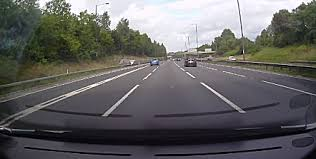
#> input picture 2-Image Processing techniques/img/freeway.jpg, 316 x 159 px
$ jupyter execute 8-Hough.ipynb   (text cells are left out)
#> lines starting #> are read from the running program, lines starting #| are printed output that depends on the picture; after the words box and inside, x2 and y2 are one past the last pixel; in counts of white or black regions, pixels touching at a corner belong together; pictures that were not available may be replaced by others from this repository, and a replacement may not be noted
[cell 1]
import cv2
import numpy as np

# Cargar la imagen
image = cv2.imread('img/freeway.jpg')
#> image is the input picture: shape (159, 316, 3); mean B, G, R 98, 98.4, 99.1
# image = cv2.imread('img/board.jpg')
gray = cv2.cvtColor(image, cv2.COLOR_BGR2GRAY)

# Aplicar desenfoque para reducir el ruido
blurred = cv2.GaussianBlur(gray, (5, 5), 0)

# Detección de bordes con Canny
edges = cv2.Canny(blurred, 50, 100)
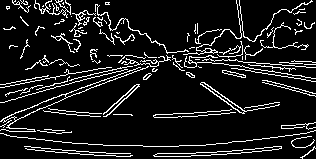
#> edges: shape (159, 316); 10.7% white in thin lines or dots

# Aplicar la transformada de Hough para la detección de líneas
lines = cv2.HoughLinesP(edges, rho=1, theta=np.pi/180, threshold=100, minLineLength=100, maxLineGap=10)
#> lines = [[15, 112, 194, 47], [0, 87, 106, 67], [55, 102, 172, 57], [53, 84, 156, 60]]
# lines = cv2.HoughLinesP(edges, rho=1, theta=np.pi/180, threshold=1, minLineLength=1, maxLineGap=1)

# Dibujar las líneas detectadas
if lines is not None:
    for line in lines:
        print(line)
        x1, y1, x2, y2 = line[0]
        cv2.line(image, (x1, y1), (x2, y2), (0, 255, 0), 2)
#> this loop made 4 passes
#| [[ 15 112 194  47]]
#| [[  0  87 106  67]]
#| [[ 55 102 172  57]]
#| [[ 53  84 156  60]]
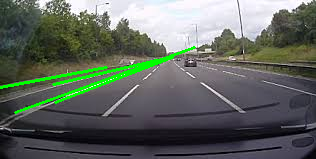
#> image: shape (159, 316, 3); 2.89% of pixels changed, all inside (x1, y1, x2, y2) = (0, 46, 196, 114)

# Mostrar la imagen con las líneas detectadas
cv2.imshow("Edges", edges)
cv2.imshow("Líneas detectadas", image)
cv2.waitKey(0)
cv2.destroyAllWindows()

[cell 2]
import cv2
import numpy as np

# Iniciar la captura de video desde la cámara
cap = cv2.VideoCapture(0)

while True:
    # Leer el frame de la cámara
    ret, frame = cap.read()
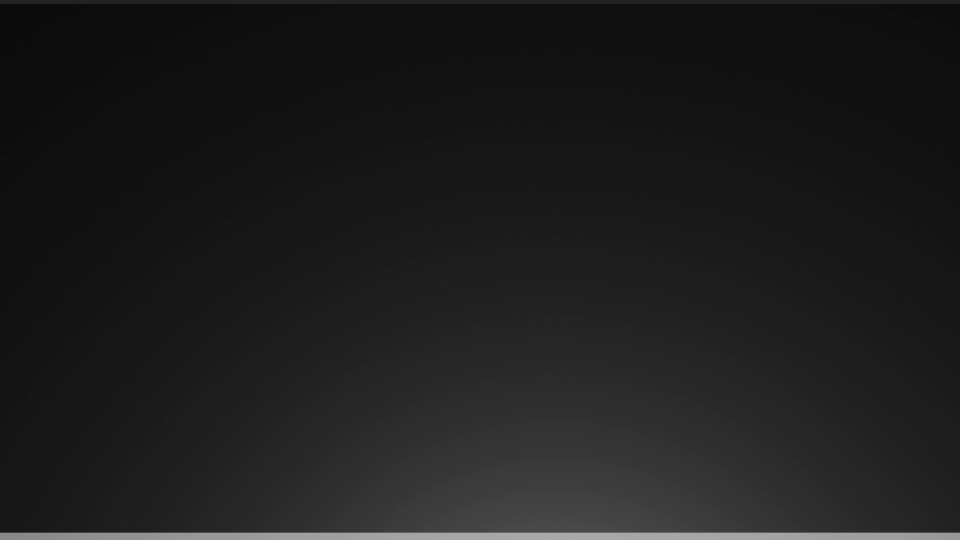
#> input picture frame 25 of 2-Image Processing techniques/img/Conveyor Belt Top.mp4, 1920 x 1080 px, given in place of the camera (shown at 1/2 size)
#> frame is the input picture: shape (1080, 1920, 3); min 9, max 170, mean 29.5
    if not ret:
        break

    # Convertir el frame a escala de grises
    gray = cv2.cvtColor(frame, cv2.COLOR_BGR2GRAY)
#> gray: shape (1080, 1920)

    # Aplicar desenfoque para reducir el ruido
    blurred = cv2.GaussianBlur(gray, (5, 5), 0)
#> blurred: shape (1080, 1920)

    # Detección de bordes con Canny
    edges = cv2.Canny(blurred, 50, 150)
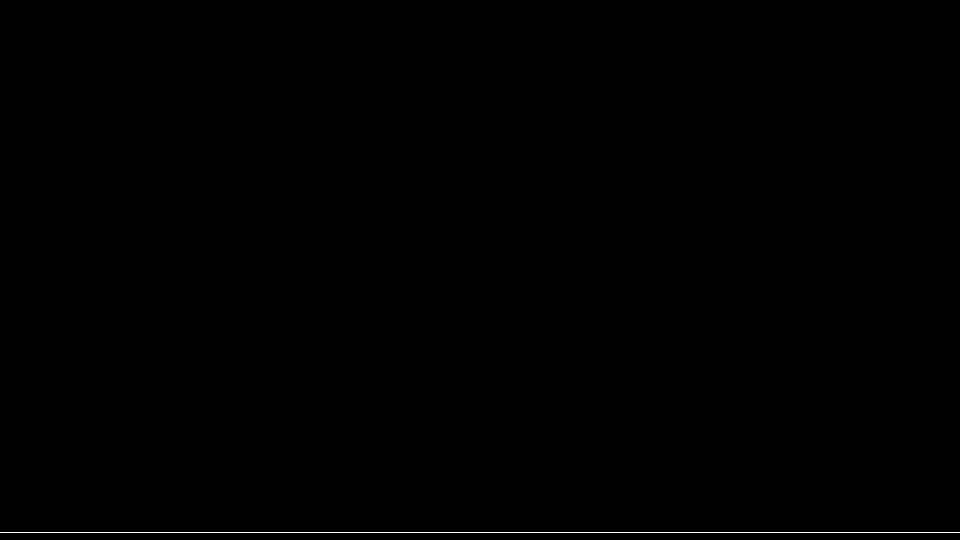
#> edges: shape (1080, 1920) (shown at 1/2 size); 0.09% white in thin lines or dots, all inside (x1, y1, x2, y2) = (0, 1065, 1920, 1066)

    # Aplicar la transformada de Hough para la detección de líneas
    lines = cv2.HoughLinesP(edges, rho=1, theta=np.pi/180, threshold=100, minLineLength=100, maxLineGap=10)
#> lines = [[0, 1065, 1919, 1065]]

    # Dibujar las líneas detectadas en el frame
    if lines is not None:
        for line in lines:
            x1, y1, x2, y2 = line[0]
            cv2.line(frame, (x1, y1), (x2, y2), (0, 255, 0), 2)
#> this loop made 1 pass
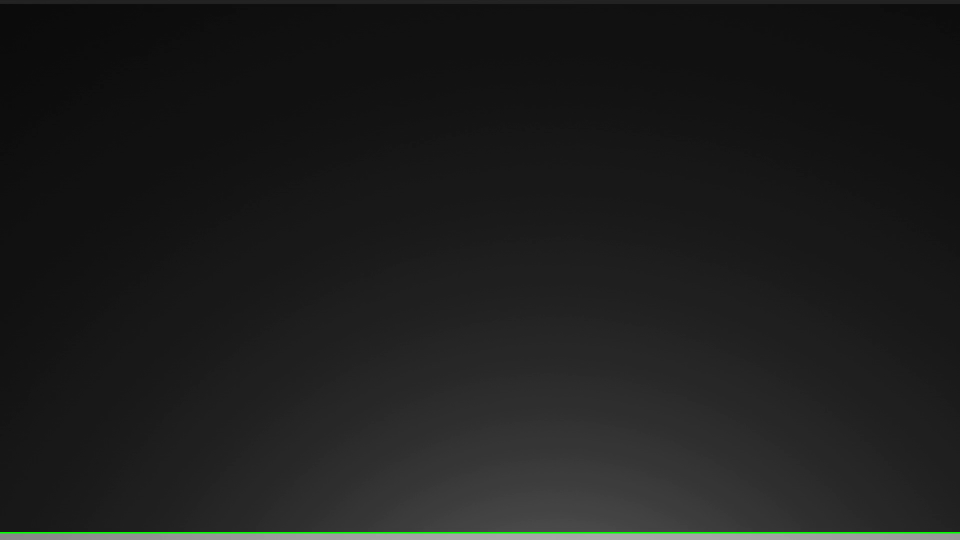
#> frame: shape (1080, 1920, 3) (shown at 1/2 size); 0.28% of pixels changed, all inside (x1, y1, x2, y2) = (0, 1064, 1920, 1067)

    # Mostrar el frame con las líneas detectadas
    cv2.imshow("Líneas en tiempo real", frame)

    # Salir del loop si se presiona la tecla 'q'
    if cv2.waitKey(1) & 0xFF == ord('q'):
#> (key q is pressed here)
        break

# Liberar la captura de video y cerrar ventanas
cap.release()
cv2.destroyAllWindows()

[cell 3]
import cv2
import numpy as np

# Leer la imagen y convertirla a gris
image = cv2.imread('img/circle.png')
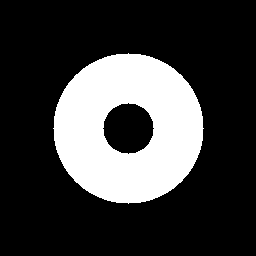
#> input picture 2-Image Processing techniques/img/circle.png, 256 x 256 px
#> image is the input picture: shape (256, 256, 3); 24% white; 1 white region, box (x1, y1, x2, y2) and area: (53, 53, 204, 204) 15704
gray = cv2.cvtColor(image, cv2.COLOR_BGR2GRAY)

# Aplicar el filtro Gaussiano
blurred = cv2.GaussianBlur(gray, (9, 9), 2)
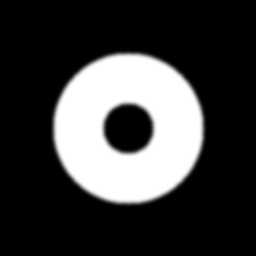
#> blurred: shape (256, 256); min 0, max 255, mean 61.1

# Detectar círculos
circles = cv2.HoughCircles(blurred, cv2.HOUGH_GRADIENT, dp=1.2, minDist=50, param1=50, param2=30, minRadius=10, maxRadius=100)
#> circles = [[127.8, 127.8, 25.24]]

# Convertir las coordenadas de los círculos al formato entero
if circles is not None:
    circles = np.round(circles[0, :]).astype("int")
#> circles = [[128, 128, 25]]

    # Dibujar los círculos en la imagen original
    for (x, y, r) in circles:
        cv2.circle(image, (x, y), r, (0, 255, 0), 4)
        cv2.rectangle(image, (x - 5, y - 5), (x + 5, y + 5), (0, 128, 255), -1)
#> this loop made 1 pass
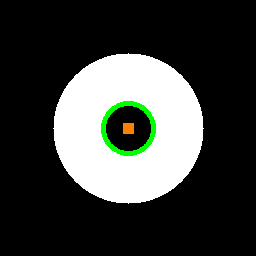
#> image: shape (256, 256, 3); 1.37% of pixels changed, all inside (x1, y1, x2, y2) = (101, 101, 156, 156)

cv2.imshow('Detected Circles', image)
cv2.waitKey(0)
cv2.destroyAllWindows()

[cell 4]
import numpy as np
import cv2 as cv

img = cv.imread('img/circle.png', cv.IMREAD_GRAYSCALE)
assert img is not None, "file could not be read, check with os.path.exists()"
img = cv.medianBlur(img,5)
#> img: shape (256, 256); 24% white; 1 white region, box (x1, y1, x2, y2) and area: (54, 54, 203, 203) 15704
cimg = cv.cvtColor(img,cv.COLOR_GRAY2BGR)

circles = cv.HoughCircles(img,cv.HOUGH_GRADIENT,1,20,
                            param1=50,param2=30,minRadius=0,maxRadius=0)
#> circles = [[127.5, 127.5, 74.8]]

circles = np.uint16(np.around(circles))
#> circles = [[128, 128, 75]]

print(circles)
#| [[[128 128  75]]]

for i in circles[0,:]:
    # ! (X, Y, R)
    # draw the outer circle
    cv.circle(cimg,(i[0],i[1]),i[2],(0,255,0),2)
    # draw the center of the circle
    cv.circle(cimg,(i[0],i[1]),2,(0,0,255),3)
#> this loop made 1 pass
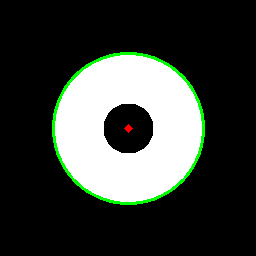
#> cimg: shape (256, 256, 3); mean B, G, R 58.3, 63.9, 58.5

cv.imshow('detected circles',cimg)
cv.waitKey(0)
cv.destroyAllWindows()

[cell 5]
import cv2
import numpy as np

# Abrir el archivo de video
cap = cv2.VideoCapture('img/Conveyor Belt Top.mp4')

while cap.isOpened():
    ret, frame = cap.read()
    if not ret:
        break

    # Convertir a escala de grises
    gray_image = cv2.cvtColor(frame, cv2.COLOR_BGR2GRAY)

    # Aplicar un filtro Gaussiano para suavizar la imagen y reducir el ruido
    blurred_image = cv2.GaussianBlur(gray_image, (9, 9), 2)

    # Detectar círculos usando la Transformada de Hough
    circles = cv2.HoughCircles(
        blurred_image,
        cv2.HOUGH_GRADIENT,  # Método de detección
        dp=1,  # Relación de resolución
        minDist=20,  # Distancia mínima entre centros de círculos
        param1=50,  # Primer parámetro de la detección de Canny
        param2=30,  # Umbral de acumulación para la detección de círculos
        minRadius=10,  # Radio mínimo del círculo a detectar
        maxRadius=100  # Radio máximo del círculo a detectar
    )
#> circles = None

    if circles is not None:
        # Convertir coordenadas de círculos a enteros
        # print(circles[0, :])
        circles = np.round(circles[0, :]).astype("int")
        for (x, y, r) in circles:
            # Dibujar el círculo en la imagen original
            cv2.circle(frame, (x, y), r, (0, 255, 0), 4)
            # Dibujar el centro del círculo
            cv2.circle(frame, (x, y), 2, (0, 0, 255), 3)

    # Mostrar el marco procesado
    cv2.imshow('Detected Circles', frame)

    # Salir si se presiona la tecla 'q'
    if cv2.waitKey(10) == ord('q'):
#> (key q is pressed here)
        break

# Liberar recursos
cap.release()
cv2.destroyAllWindows()

[cell 6]
import cv2
import numpy as np

# Abrir el archivo de video
cap = cv2.VideoCapture('img/driving_video.mp4')

while cap.isOpened():
    ret, frame = cap.read()
    if not ret:
        break

    height = frame.shape[0]
#> height = 1080
    width = frame.shape[1]
#> width = 1920

    region_of_interest_vertices = [
        (0, height),
        (width / 2, height / 1.4), # 1.4 best value
        (width, height),
    ]
#> region_of_interest_vertices = [(0, 1080), (960, 771.4), (1920, 1080)]

    # Convertir a escala de grises
    gray_image = cv2.cvtColor(frame, cv2.COLOR_RGB2GRAY)


    gray_image = cv2.GaussianBlur(gray_image, (5,5), 0.1)
    cv2.imshow('Gray Image', gray_image)

    # Crear una imagen en color para dibujar los puntos de interés
    gray_with_points = cv2.cvtColor(gray_image, cv2.COLOR_GRAY2RGB)

    colors = ((255,0,0), (0,255,0), (0,0,255))
    # Dibujar los puntos de interés en rojo
    for i, vertex in enumerate(region_of_interest_vertices):
        cv2.circle(gray_with_points, (int(vertex[0]), int(vertex[1])), 10, colors[i], -1)  # -1 rellena el círculo
#> gray_with_points: shape (1080, 1920, 3); 0.02% of pixels changed, all inside (x1, y1, x2, y2) = (0, 761, 1920, 1080)

    cv2.imshow('Gray Image with Points', gray_with_points)

    # Aplicar detección de bordes Canny
    canny_image = cv2.Canny(gray_image, 100, 120)
    cv2.imshow('Canny Image', canny_image)

    # Aplicar la región de interés
    mask = np.zeros_like(canny_image)
    cv2.fillPoly(mask, np.array([region_of_interest_vertices], np.int32), 255)
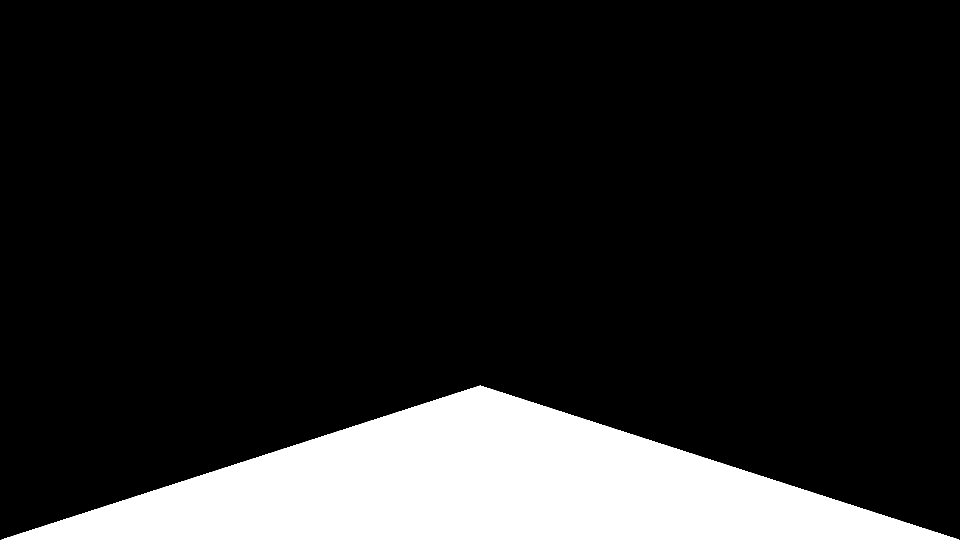
#> mask: shape (1080, 1920) (shown at 1/2 size); 14.3% white; 1 white region, box (x1, y1, x2, y2) and area: (3, 771, 1918, 1080) 296671
    cropped_image = cv2.bitwise_and(canny_image, mask)
#> cropped_image: shape (1080, 1920); 0.09% white in thin lines or dots, all inside (x1, y1, x2, y2) = (45, 1065, 1876, 1066)
    cv2.imshow('Cropped Image', mask)


    # Detectar líneas usando la Transformada de Hough
    lines = cv2.HoughLinesP(cropped_image,
                            rho=2,
                            theta=np.pi / 180,
                            threshold=50,
                            lines=np.array([]),
                            minLineLength=40,
                            maxLineGap=100)
#> lines = [[45, 1065, 1875, 1065]]

    # Dibujar líneas en la imagen original
    img_with_lines = np.copy(frame)
    blank_image = np.zeros((img_with_lines.shape[0], img_with_lines.shape[1], 3), dtype=np.uint8)


    if lines is not None:
        for line in lines:
            for x1, y1, x2, y2 in line:
                cv2.line(blank_image, (x1, y1), (x2, y2), (0, 255, 0), thickness=3)
#> this loop made 1 pass

    cv2.imshow("blank", blank_image)

    img_with_lines = cv2.addWeighted(img_with_lines, 0.8, blank_image, 0.5, 0.0)

    # Mostrar el marco procesado
    cv2.imshow('Processed Frame', img_with_lines)

    # Salir si se presiona la tecla 'q'
    if cv2.waitKey(10) == ord('q'):
#> (key q is pressed here)
        break

# Liberar recursos
cap.release()
cv2.destroyAllWindows()
